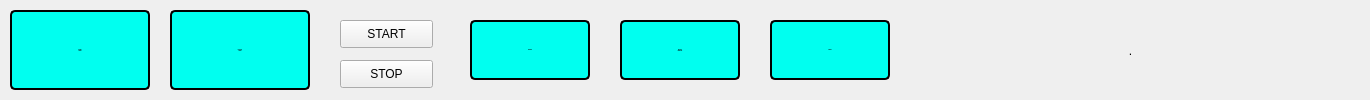
     <widget class="QFrame" name="top_frame">
      <property name="autoFillBackground">
       <bool>false</bool>
      </property>
      <property name="styleSheet">
       <string notr="true"/>
      </property>
      <property name="frameShape">
       <enum>QFrame::NoFrame</enum>
      </property>
      <property name="frameShadow">
       <enum>QFrame::Plain</enum>
      </property>
      <widget class="QPushButton" name="rinse_mode">
       <property name="geometry">
        <rect>
         <x>10</x>
         <y>10</y>
         <width>140</width>
         <height>80</height>
        </rect>
       </property>
       <property name="minimumSize">
        <size>
         <width>140</width>
         <height>80</height>
        </size>
       </property>
       <property name="font">
        <font>
         <family>Roboto</family>
         <pointsize>-1</pointsize>
         <weight>75</weight>
         <italic>false</italic>
         <bold>true</bold>
        </font>
       </property>
       <property name="styleSheet">
        <string notr="true">background: #00FFF0;
border: 2px solid #000000;
border-radius: 5px;
font: bold 26px &quot;Roboto&quot;;</string>
       </property>
       <property name="text">
        <string>RINSE 
MODE</string>
       </property>
      </widget>
      <widget class="QPushButton" name="dialysis_mode">
       <property name="geometry">
        <rect>
         <x>170</x>
         <y>10</y>
         <width>140</width>
         <height>80</height>
        </rect>
       </property>
       <property name="minimumSize">
        <size>
         <width>140</width>
         <height>80</height>
        </size>
       </property>
       <property name="font">
        <font>
         <family>Roboto</family>
         <pointsize>-1</pointsize>
         <weight>75</weight>
         <italic>false</italic>
         <bold>true</bold>
        </font>
       </property>
       <property name="styleSheet">
        <string notr="true">background: #00FFF0;
border: 2px solid #000000;
border-radius: 5px;
font: bold 26px &quot;Roboto&quot;;</string>
       </property>
       <property name="text">
        <string>DIALYSIS 
MODE</string>
       </property>
      </widget>
      <widget class="QPushButton" name="dialyse_button">
       <property name="geometry">
        <rect>
         <x>470</x>
         <y>20</y>
         <width>120</width>
         <height>60</height>
        </rect>
       </property>
       <property name="minimumSize">
        <size>
         <width>120</width>
         <height>60</height>
        </size>
       </property>
       <property name="font">
        <font>
         <family>Roboto</family>
         <pointsize>-1</pointsize>
         <weight>75</weight>
         <italic>false</italic>
         <bold>true</bold>
        </font>
       </property>
       <property name="styleSheet">
        <string notr="true">background: #00FFF0;
border: 2px solid #000000;
border-radius: 5px;
font: bold 16px &quot;Roboto&quot;;</string>
       </property>
       <property name="text">
        <string>DIALYSE</string>
       </property>
      </widget>
      <widget class="QPushButton" name="bypass_button">
       <property name="geometry">
        <rect>
         <x>620</x>
         <y>20</y>
         <width>120</width>
         <height>60</height>
        </rect>
       </property>
       <property name="minimumSize">
        <size>
         <width>120</width>
         <height>60</height>
        </size>
       </property>
       <property name="font">
        <font>
         <family>Roboto</family>
         <pointsize>-1</pointsize>
         <weight>75</weight>
         <italic>false</italic>
         <bold>true</bold>
        </font>
       </property>
       <property name="styleSheet">
        <string notr="true">background: #00FFF0;
border: 2px solid #000000;
border-radius: 5px;
font: bold 16px &quot;Roboto&quot;;</string>
       </property>
       <property name="text">
        <string>BYPASS/
RELEASE</string>
       </property>
      </widget>
      <widget class="QPushButton" name="drain_button">
       <property name="geometry">
        <rect>
         <x>770</x>
         <y>20</y>
         <width>120</width>
         <height>60</height>
        </rect>
       </property>
       <property name="minimumSize">
        <size>
         <width>120</width>
         <height>60</height>
        </size>
       </property>
       <property name="font">
        <font>
         <family>Roboto</family>
         <pointsize>-1</pointsize>
         <weight>75</weight>
         <italic>false</italic>
         <bold>true</bold>
        </font>
       </property>
       <property name="styleSheet">
        <string notr="true">background: #00FFF0;
border: 2px solid #000000;
border-radius: 5px;
font: bold 16px &quot;Roboto&quot;;</string>
       </property>
       <property name="text">
        <string>DRAIN</string>
       </property>
      </widget>
      <widget class="QLabel" name="label_8">
       <property name="enabled">
        <bool>true</bool>
       </property>
       <property name="geometry">
        <rect>
         <x>900</x>
         <y>10</y>
         <width>461</width>
         <height>81</height>
        </rect>
       </property>
       <property name="styleSheet">
        <string notr="true">font: bold 16px &quot;Roboto&quot;</string>
       </property>
       <property name="text">
        <string>.</string>
       </property>
       <property name="alignment">
        <set>Qt::AlignCenter</set>
       </property>
      </widget>
      <widget class="QPushButton" name="startcd_btn">
       <property name="geometry">
        <rect>
         <x>340</x>
         <y>20</y>
         <width>93</width>
         <height>28</height>
        </rect>
       </property>
       <property name="text">
        <string>START</string>
       </property>
      </widget>
      <widget class="QPushButton" name="stopcd_btn">
       <property name="geometry">
        <rect>
         <x>340</x>
         <y>60</y>
         <width>93</width>
         <height>28</height>
        </rect>
       </property>
       <property name="text">
        <string>STOP</string>
       </property>
      </widget>
     </widget>
